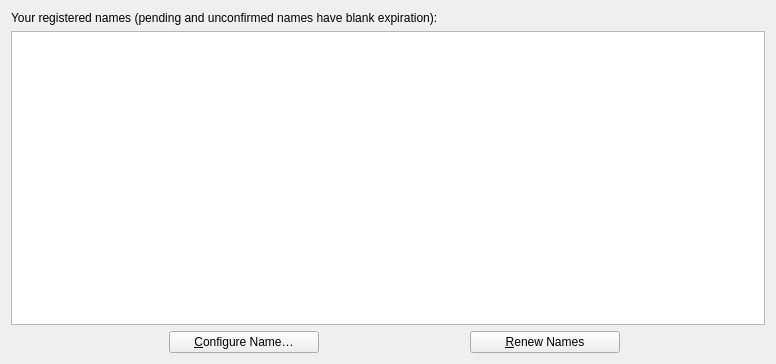
<?xml version="1.0" encoding="UTF-8"?>
<ui version="4.0">
 <class>ManageNamesPage</class>
 <widget class="QWidget" name="ManageNamesPage">
  <property name="geometry">
   <rect>
    <x>0</x>
    <y>0</y>
    <width>776</width>
    <height>364</height>
   </rect>
  </property>
  <!--
  <layout class="QHBoxLayout" name="horizontalLayout">
   <item>
    <widget class="QFrame" name="frame2">
     <property name="sizePolicy">
      <sizepolicy hsizetype="Preferred" vsizetype="Expanding">
       <horstretch>0</horstretch>
       <verstretch>0</verstretch>
      </sizepolicy>
     </property>
     <property name="frameShape">
      <enum>QFrame::StyledPanel</enum>
     </property>
     <property name="frameShadow">
      <enum>QFrame::Sunken</enum>
     </property>
     -->
     <layout class="QVBoxLayout" name="verticalLayout">
      <!--
      <item>
       <widget class="QLabel" name="label_4">
        <property name="sizePolicy">
         <sizepolicy hsizetype="Preferred" vsizetype="Maximum">
          <horstretch>0</horstretch>
          <verstretch>0</verstretch>
         </sizepolicy>
        </property>
        <property name="text">
         <string>&amp;New name:</string>
        </property>
        <property name="alignment">
         <set>Qt::AlignLeading|Qt::AlignLeft|Qt::AlignVCenter</set>
        </property>
        <property name="buddy">
         <cstring>registerName</cstring>
        </property>
       </widget>
      </item>
      <item>
       <widget class="QValidatedLineEdit" name="registerName">
        <property name="toolTip">
         <string>Enter a name or domain name (prefixed with d/) to register it.</string>
        </property>
        <property name="text">
         <string>d/</string>
        </property>
       </widget>
      </item>
      <item>
       <widget class="QLabel" name="label">
        <property name="sizePolicy">
         <sizepolicy hsizetype="Preferred" vsizetype="Preferred">
          <horstretch>0</horstretch>
          <verstretch>0</verstretch>
         </sizepolicy>
        </property>
        <property name="text">
         <string>&lt;html&gt;&lt;head/&gt;&lt;body&gt;&lt;p&gt;Use &lt;span style=&quot; font-weight:600;&quot;&gt;d/&lt;/span&gt; prefix for domain names. E.g. &lt;span style=&quot; font-weight:600;&quot;&gt;d/mysite&lt;/span&gt; will register &lt;span style=&quot; font-weight:600;&quot;&gt;mysite.bit&lt;/span&gt;&lt;/p&gt;&lt;p&gt;See &lt;a href=&quot;https://wiki.namecoin.info/index.php?title=Domain_Name_Specification&quot;&gt;&lt;span style=&quot; text-decoration: underline; color:#0000ff;&quot;&gt;Domain names&lt;/span&gt;&lt;/a&gt; in Namecoin wiki for reference. Other prefixes can be used for miscellaneous purposes (not domain names).&lt;/p&gt;&lt;/body&gt;&lt;/html&gt;</string>
        </property>
        <property name="textFormat">
         <enum>Qt::RichText</enum>
        </property>
        <property name="wordWrap">
         <bool>true</bool>
        </property>
        <property name="openExternalLinks">
         <bool>true</bool>
        </property>
       </widget>
      </item>
      <item>
       <widget class="QPushButton" name="submitNameButton">
        <property name="sizePolicy">
         <sizepolicy hsizetype="Fixed" vsizetype="Fixed">
          <horstretch>0</horstretch>
          <verstretch>0</verstretch>
         </sizepolicy>
        </property>
        <property name="minimumSize">
         <size>
          <width>150</width>
          <height>0</height>
         </size>
        </property>
        <property name="toolTip">
         <string>Confirm the new name action. Sends name_new transaction
to the network and creates a pending name_firstupdate transaction.</string>
        </property>
        <property name="text">
         <string>&amp;Submit</string>
        </property>
        <property name="icon">
         <iconset resource="../bitcoin.qrc">
          <normaloff>:/icons/send</normaloff>:/icons/send</iconset>
        </property>
        <property name="default">
         <bool>true</bool>
        </property>
       </widget>
      </item>
      <item>
       <spacer name="verticalSpacer">
        <property name="orientation">
         <enum>Qt::Vertical</enum>
        </property>
        <property name="sizeType">
         <enum>QSizePolicy::Maximum</enum>
        </property>
        <property name="sizeHint" stdset="0">
         <size>
          <width>20</width>
          <height>12</height>
         </size>
        </property>
       </spacer>
      </item>
      -->
      <item>
       <widget class="QLabel" name="label_5">
        <property name="sizePolicy">
         <sizepolicy hsizetype="Preferred" vsizetype="Maximum">
          <horstretch>0</horstretch>
          <verstretch>0</verstretch>
         </sizepolicy>
        </property>
        <property name="text">
         <string>Your registered names (pending and unconfirmed names have blank expiration):</string>
        </property>
        <property name="alignment">
         <set>Qt::AlignLeading|Qt::AlignLeft|Qt::AlignVCenter</set>
        </property>
        <!--
        <property name="buddy">
         <cstring>registerName</cstring>
        </property>
        -->
       </widget>
      </item>
      <item>
       <widget class="QTableView" name="tableView">
        <property name="contextMenuPolicy">
         <enum>Qt::CustomContextMenu</enum>
        </property>
        <property name="toolTip">
         <string>Double-click name to configure</string>
        </property>
        <property name="tabKeyNavigation">
         <bool>false</bool>
        </property>
        <property name="alternatingRowColors">
         <bool>true</bool>
        </property>
        <property name="selectionMode">
         <enum>QAbstractItemView::ExtendedSelection</enum>
        </property>
        <property name="selectionBehavior">
         <enum>QAbstractItemView::SelectRows</enum>
        </property>
        <property name="sortingEnabled">
         <bool>true</bool>
        </property>
        <attribute name="verticalHeaderVisible">
         <bool>false</bool>
        </attribute>
       </widget>
      </item>
      <item>
       <layout class="QHBoxLayout" name="horizontalLayout_3">
        <item>
         <widget class="QLabel" name="countLabel">
          <property name="sizePolicy">
           <sizepolicy hsizetype="Preferred" vsizetype="Maximum">
            <horstretch>0</horstretch>
            <verstretch>0</verstretch>
           </sizepolicy>
          </property>
          <property name="text">
           <string></string>
          </property>
          <property name="alignment">
           <set>Qt::AlignLeading|Qt::AlignLeft|Qt::AlignVCenter</set>
          </property>
         </widget>
        </item>
        <item>
         <spacer name="countConfigureSpacer">
          <property name="orientation">
           <enum>Qt::Horizontal</enum>
          </property>
          <property name="sizeHint" stdset="0">
           <size>
            <width>40</width>
            <height>20</height>
           </size>
          </property>
         </spacer>
        </item>
        <item>
         <widget class="QPushButton" name="configureNameButton">
          <property name="sizePolicy">
           <sizepolicy hsizetype="Fixed" vsizetype="Fixed">
            <horstretch>0</horstretch>
            <verstretch>0</verstretch>
           </sizepolicy>
          </property>
          <property name="minimumSize">
           <size>
            <width>150</width>
            <height>0</height>
           </size>
          </property>
          <property name="toolTip">
           <string>Configure name and submit update operation</string>
          </property>
          <property name="text">
           <string>&amp;Configure Name&#8230;</string>
          </property>
          <property name="icon">
           <iconset resource="../bitcoin.qrc">
            <normaloff>:/icons/edit</normaloff>:/icons/edit</iconset>
          </property>
          <property name="default">
           <bool>false</bool>
          </property>
         </widget>
        </item>
        <item>
         <spacer name="configureRenewSpacer">
          <property name="orientation">
           <enum>Qt::Horizontal</enum>
          </property>
          <property name="sizeHint" stdset="0">
           <size>
            <width>40</width>
            <height>20</height>
           </size>
          </property>
         </spacer>
        </item>
        <item>
         <widget class="QPushButton" name="renewNameButton">
          <property name="sizePolicy">
           <sizepolicy hsizetype="Fixed" vsizetype="Fixed">
            <horstretch>0</horstretch>
            <verstretch>0</verstretch>
           </sizepolicy>
          </property>
          <property name="minimumSize">
           <size>
            <width>150</width>
            <height>0</height>
           </size>
          </property>
          <property name="toolTip">
           <string>Renew the names with their current values</string>
          </property>
          <property name="text">
           <string>&amp;Renew Names</string>
          </property>
          <property name="default">
           <bool>false</bool>
          </property>
         </widget>
        </item>
        <item>
         <spacer name="renewExportSpacer">
          <property name="orientation">
           <enum>Qt::Horizontal</enum>
          </property>
          <property name="sizeHint" stdset="0">
           <size>
            <width>40</width>
            <height>20</height>
           </size>
          </property>
         </spacer>
        </item>
        <!-- TODO: Implement Export in Electrum-NMC -->
        <!--
        <item>
         <widget class="QPushButton" name="exportButton">
          <property name="toolTip">
           <string>Export the data in the current tab to a file</string>
          </property>
          <property name="text">
           <string>&amp;Export</string>
          </property>
          <property name="icon">
           <iconset resource="../bitcoin.qrc">
            <normaloff>:/icons/export</normaloff>:/icons/export</iconset>
          </property>
          <property name="autoDefault">
           <bool>false</bool>
          </property>
         </widget>
        </item>
        -->
       </layout>
      </item>
     </layout>
     <!--
    </widget>
   </item>
  </layout>
  -->
 </widget>
 <customwidgets>
  <!--
  <customwidget>
   <class>QValidatedLineEdit</class>
   <extends>QLineEdit</extends>
   <header>qt/qvalidatedlineedit.h</header>
  </customwidget>
  -->
 </customwidgets>
 <resources>
  <!--
  <include location="../bitcoin.qrc"/>
  -->
 </resources>
 <connections/>
</ui>
